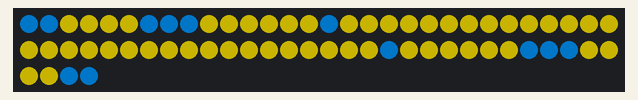
Recording of a sketch running on a simulated Arduino Uno, built with avr-gcc and run on an emulated ATmega328P. Parts: 64 RGB LEDs in strip order, left to right, continuing on the next row. Dim RGB values are drawn brighter than linear.

Above: at 0.1 s.
At 1.6 s:
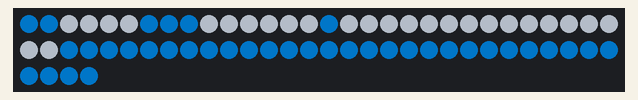

The sketch:

8.ino
```cpp
#include <Adafruit_NeoPixel.h>

#define PIN 3
#define NUMPIXELS 64

Adafruit_NeoPixel matrix(NUMPIXELS, PIN, NEO_GRB + NEO_KHZ800);

const byte sun[64] = {
  0, 0, 1, 1, 1, 1, 0, 0,
  0, 1, 1, 1, 1, 1, 1, 0,
  1, 1, 1, 1, 1, 1, 1, 1,
  1, 1, 1, 1, 1, 1, 1, 1,
  1, 1, 1, 1, 1, 1, 1, 1,
  1, 1, 1, 1, 1, 1, 1, 1,
  0, 1, 1, 1, 1, 1, 1, 0,
  0, 0, 1, 1, 1, 1, 0, 0
};

const byte cloud[64] = {
  0, 0, 1, 1, 1, 1, 0, 0,
  0, 1, 1, 1, 1, 1, 1, 0,
  1, 1, 1, 1, 1, 1, 1, 1,
  1, 1, 1, 1, 1, 1, 1, 1,
  0, 0, 0, 0, 0, 0, 0, 0,
  0, 0, 0, 0, 0, 0, 0, 0,
  0, 0, 0, 0, 0, 0, 0, 0,
  0, 0, 0, 0, 0, 0, 0, 0
};

uint32_t skyColor;
uint32_t sunColor;
uint32_t cloudColor;
uint32_t rainColor;

void setup() {
  matrix.begin();
  matrix.setBrightness(100);

  skyColor = matrix.Color(0, 150, 255);
  sunColor = matrix.Color(255, 230, 0);
  cloudColor = matrix.Color(230, 240, 255);
  rainColor = matrix.Color(0, 0, 255);
}

void fillSky() {
  for (int i = 0; i < NUMPIXELS; i++) {
    matrix.setPixelColor(i, skyColor);
  }
}

void loop() {
  fillSky();
  for (int i = 0; i < NUMPIXELS; i++) {
    if (sun[i] == 1) matrix.setPixelColor(i, sunColor);
  }
  matrix.show();
  delay(1500);

  fillSky();
  for (int i = 0; i < NUMPIXELS; i++) {
    if (cloud[i] == 1) matrix.setPixelColor(i, cloudColor);
  }
  matrix.show();
  delay(1200);

  for (int step = 0; step < 5; step++) {
    fillSky();

    for (int i = 0; i < NUMPIXELS; i++) {
      if (cloud[i] == 1) matrix.setPixelColor(i, cloudColor);
    }

    if ((4 + step) < 8) {
      matrix.setPixelColor((4 + step) * 8 + 1, rainColor);
    }
    if ((4 + step - 1) >= 4 && (4 + step - 1) < 8) {
      matrix.setPixelColor((4 + step - 1) * 8 + 3, rainColor);
    }
    if ((4 + step) < 8) {
      matrix.setPixelColor((4 + step) * 8 + 4, rainColor);
    }
    if ((4 + step - 1) >= 4 && (4 + step - 1) < 8) {
      matrix.setPixelColor((4 + step - 1) * 8 + 6, rainColor);
    }

    matrix.show();
    delay(250);
  }
}
```
